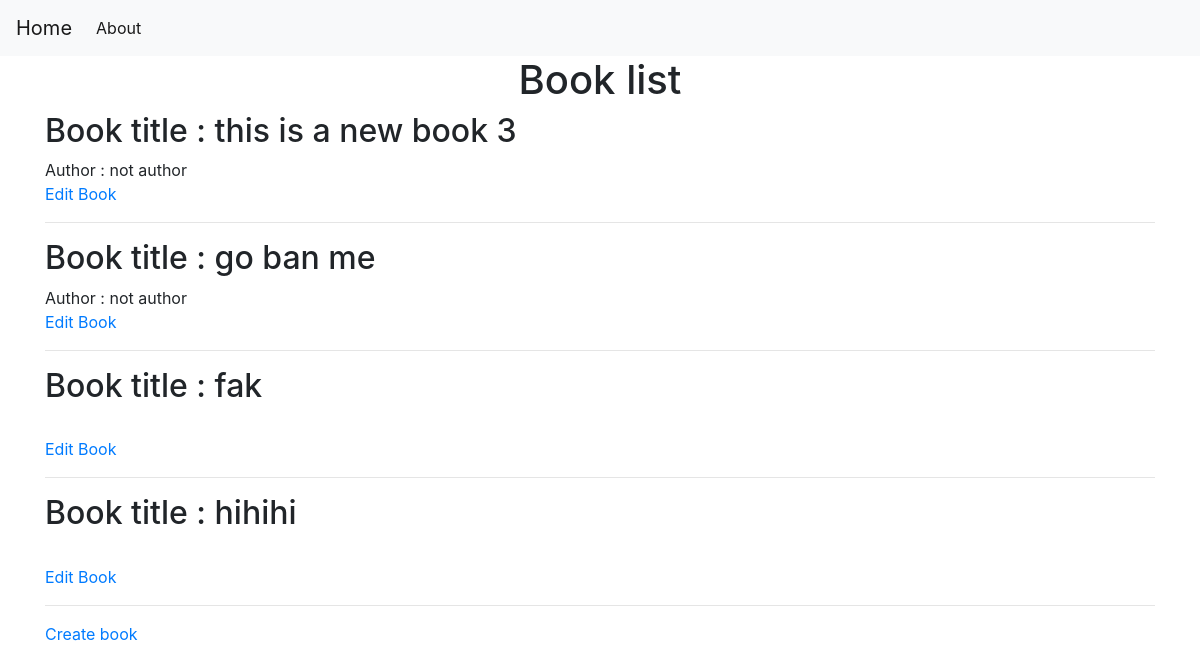
/book, run on an earlier commit of the app's database.
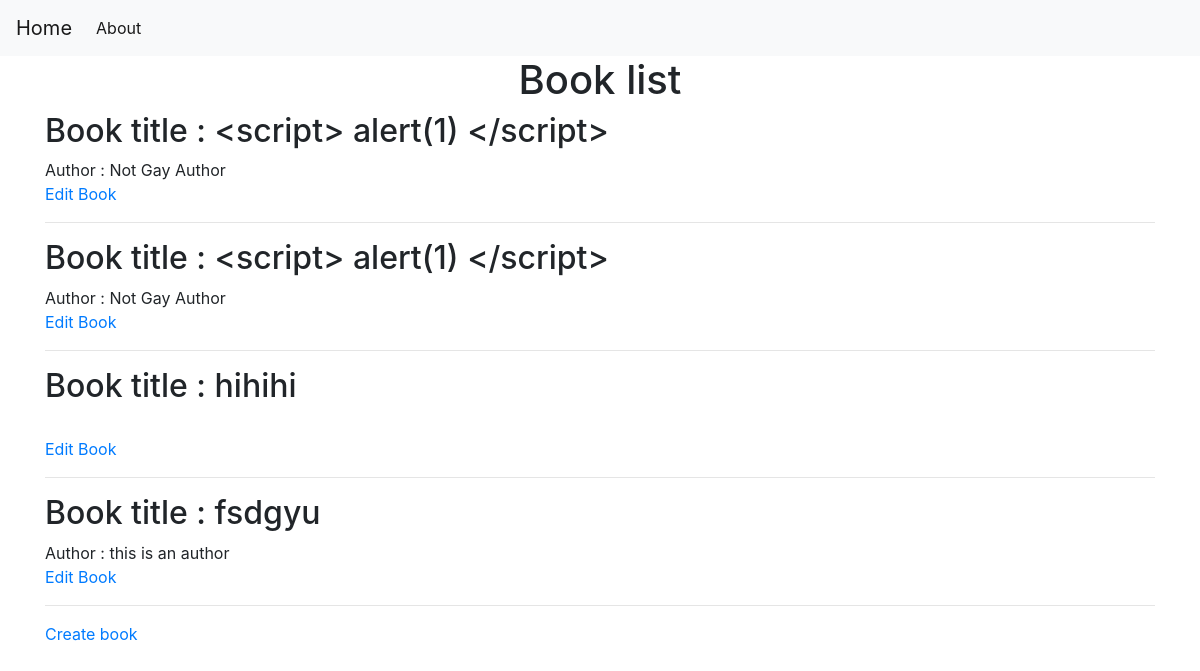
And on a later commit of the database.
### tables this page shows
CREATE TABLE book (
    bookid INTEGER PRIMARY KEY ,
    title TEXT NOT NULL,
    authorid INTEGER,
    FOREIGN KEY(authorid) REFERENCES author(authorid)
);

CREATE TABLE author (
    authorid INTEGER PRIMARY KEY ,
    name TEXT NOT NULL,
    priority TEXT NOT NULL
);

### app.py (the view)
@app.route('/book')
def showbook():
    conn = get_db_connection()
    books = conn.execute('SELECT * FROM book').fetchall()
    authors = conn.execute('SELECT * FROM author').fetchall()
    conn.close()
    return render_template('show_book.html', books=books,authors=authors)

### app.py (called while the page is built)
def get_db_connection():
    conn = sqlite3.connect('database.db')
    conn.row_factory = sqlite3.Row
    return conn

### templates/show_book.html (shortened to what this page needs)
{% extends 'base.html' %}
{% block content %}
    <h1>{% block title %} <center> Book list </center> {% endblock %}</h1>
    {% for book in books %}
            <h2>Book title : {{ book.title }}</h2>
            {% for author in authors %}
                {% if book.authorid == author.authorid%}
                    Author : {{ author.name }}
                {% endif %}
            {% endfor %}
        <br>
        <a href="{{ url_for('editbook',id= book.bookid) }}">Edit Book</a>
        <hr>
    {% endfor %}
    <a href="{{ url_for('createbook')}}">Create book</a>
{% endblock %}

What changed in the data, as far as the page shows it:
removed book: title "this is a new book 3"
no longer on this page (row unchanged): author: name "not author"
changed book (number 1 of 4 on the later page): gains author (name "Not Gay Author"); title "go ban me" → "<script> alert(1) </script>"
changed book (number 2 of 4 on the later page): gains author (name "Not Gay Author"); title "fak" → "<script> alert(1) </script>"
added book: title "fsdgyu"
now on this page (row unchanged): author: name "this is an author", shown under "fsdgyu"
